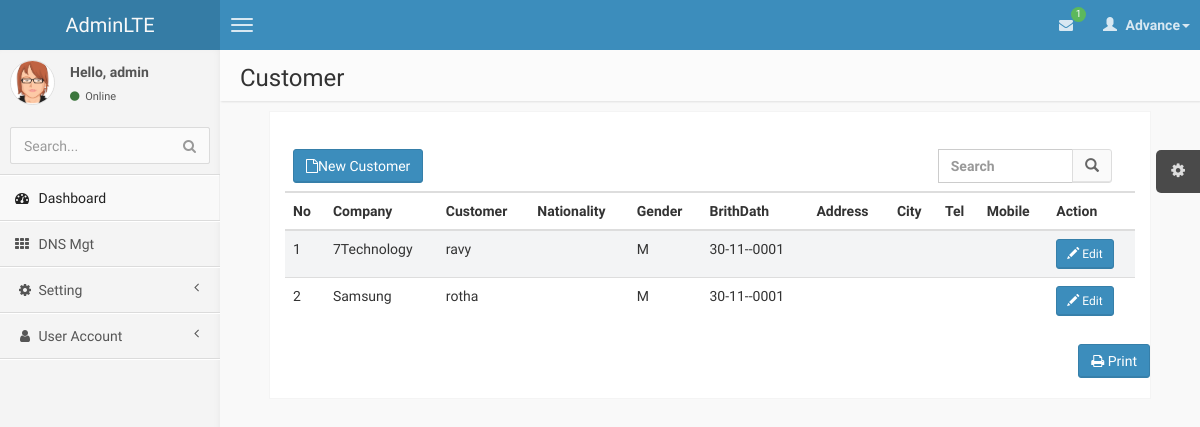
/Customer.php (signed in), run on an earlier commit of the app's database.
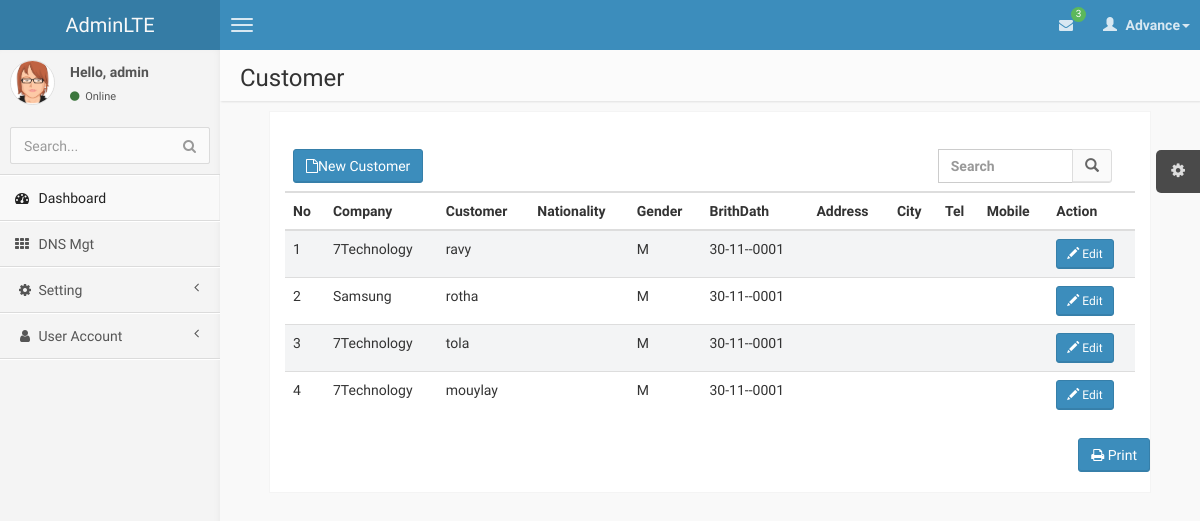
And on a later commit of the database.
### tables this page shows
CREATE TABLE `tbcustomer` (
  `CustomerID` text,
  `CompanyID` text,
  `memberTitle` text,
  `firstName` text,
  `lastName` text,
  `fullName` text,
  `nickName` text,
  `idType` text,
  `icpassportNo` text,
  `Nationality` text,
  `Gender` text,
  `Birthdate` datetime DEFAULT NULL,
  `MaritalStatus` text,
  `Address` text,
  `ZipCode` text,
  `PostalCode` text,
  `POBox` text,
  `City` text,
  `Country` text,
  `Tel1` text,
  `Fax` text,
  `Mobile` text,
  `eMail` text,
  `autono` int(11) DEFAULT NULL
);

CREATE TABLE `tblcompany` (
  `CompanyID` text,
  `CompanyName` text,
  `Description` text
);

### connectionclass/connect.php (called while the page is built, shortened)
<?php
class MyConnection
{
    	private $host = '174.136.57.160';
		private $username = 'www7tech_Pro';
		private $mylink;
		private $password = 'piseth123';
    function connect()
	{
		$this->mylink = mysql_connect($this->host,$this->username,$this->password) or die("Fail to Select Host");
		return $this->mylink;
	}
    function query($sql)
	{
		if (!empty($sql))
		{
			$this->result = mysql_query($sql,$this->mylink);
			return $this->result;
		}else
		{
			return false;
		}
    }
	function dbCountRows(&$result)
	{
		$numRows = @mysql_num_rows($result);
		if ( $numRows )
		{
			return $numRows;
		}
		else
		{
			return 0;
		}
	}
	function fetch($result=""){
                return mysql_fetch_object($result);
        }
 }
?>

### Customer.php (the view, shortened to what this page needs)
<?php include 'header.php';
?>
    <body class="skin-blue">
         <?php include 'nav.php';?>
            <?php include 'menu.php';?>
            <aside class="right-side">
                <section class="content-header">
                    <h1>
                        Customer
                    </h1>
                </section>
                  <section class="content invoice">
                    <div class="row">
                        <div class="col-xs-12">
                        </div>
                    </div>
                    <div class="row">
					 <div class="col-xs-12 table-responsive">
                            <table class="table table-striped">
                                <thead>
                                    <tr>
                      <th colspan="4">
							<a href="Customer-new.php">
							<button class="btn btn-primary" data-toggle="modal" data-target="#NewFloor"><i class="fa fa-file-o"></i>New Customer</button>
							</a>
					  </th>
					 <th colspan="10">
                      <div class="row">
                    <form class="navbar-form" role="search">
                      <div class="col-lg-5 pull-right">
                        <div class="input-group">
                          <input type="text" class="form-control" placeholder="Search" name="srch-normal" id="search.php?dnsname=name&srch-term">
                          <div class="input-group-btn">
                             <button class="btn btn-default" type="submit"><i class="glyphicon glyphicon-search"></i></button>
                          </div>
                        </div>
                       </div>
                       </form>
                     </div>
					  </th>
                            </tr>
                                </thead>
								<thead>
                                    <tr>
                                        <th>No</th>
										<th>Company</th>
                                        <th>Customer</th>
										<th>Nationality</th>
										<th>Gender</th>
                                        <th>BrithDath</th>
										<th>Address</th>
										<th>City</th>
										<th>Tel</th>
										<th>Mobile</th>
										<th>Action</th>
                                    </tr>
                                </thead>
                                <tbody>
                                    <?php
									$_slide1 = $db->query("CALL sp_Customer_Select_Company");
									$numrow=$db->dbCountRows($_slide1);
										$i = 1;
									if($numrow>0)
									{
										while($row=$db->fetch($_slide1)){
												$id=$row->CustomerID;
												$CompanyName=$row->CompanyName;
												$fullName = $row->fullName;
												$Nationality=$row->Nationality;
												$Gender=$row->Gender;
												$Birthdate=$row->Birthdate;
												$Address=$row->Address;
												$City=$row->City;
												$Tel1=$row->Tel1;
												$Mobile=$row->Mobile;
											echo'<tr class="gradeA">
														<td>'.$i++.'</td>
														<td>'.$CompanyName.'</td>
														<td>'.$fullName.'</td>
														<td>'.$Nationality.'</td>
														<td>'.$Gender.'</td>
														<td>'.date("d-m-Y", strtotime($Birthdate)).'</td>
														<td>'.$Address.'</td>
														<td>'.$City.'</td>
														<td>'.$Tel1.'</td>
														<td>'.$Mobile.'</td>
														<td>
														<a class="iframe" href="Customer-Update.php?id='.$id.'&fullName='.$fullName.'&Nationality='.$Nationality.'
														&Gender='.$Gender.'&Birthdate='.$Birthdate.'&Address='.$Address.'&City='.$City.'&Tel1='.$Tel1.'&Mobile='.$Mobile.'">
															<button class="btn btn-sm btn-primary">
																<i class="glyphicon glyphicon-pencil"></i>
																Edit
															</button>
                                                    		</a>
														</td>
												</tr>';
										}
									}
									else
										echo'<tr><td  colspan="7"><font color =Red>No Record Found.</font></td></tr>';
                                ?>
                                </tbody>
                            </table>
                        </div>
                    </div>
                    <div class="row">
                    <div class="row no-print">
                        <div class="col-xs-12">
                            <button class="btn btn-primary pull-right" onClick="window.print();"><i class="fa fa-print"></i> Print</button>
                        </div>
                    </div>
                </section>
            </aside>
        </div>
<?php include 'footer.php';?>

### header.php (shortened to what this page needs)
<?php
	include('connectionclass/connect.php');
	$db=new MyConnection();
	$U_Acc = $_SESSION['user'];
?>
<!DOCTYPE html>
<html>
    <head>
        <link href="//maxcdn.bootstrapcdn.com/bootstrap/3.2.0/css/bootstrap.min.css" rel="stylesheet" type="text/css" />
        <link href="//cdnjs.cloudflare.com/ajax/libs/font-awesome/4.1.0/css/font-awesome.min.css" rel="stylesheet" type="text/css" />
        <link href="//code.ionicframework.com/ionicons/1.5.2/css/ionicons.min.css" rel="stylesheet" type="text/css" />
        <link href="css/morris/morris.css" rel="stylesheet" type="text/css" />
        <link href="css/jvectormap/jquery-jvectormap-1.2.2.css" rel="stylesheet" type="text/css" />
        <link href="css/datepicker/datepicker3.css" rel="stylesheet" type="text/css" />
        <link href="css/daterangepicker/daterangepicker-bs3.css" rel="stylesheet" type="text/css" />
        <link href="css/bootstrap-wysihtml5/bootstrap3-wysihtml5.min.css" rel="stylesheet" type="text/css" />
        <link href="css/AdminLTE.css" rel="stylesheet" type="text/css" />
    </head>

### nav.php (shortened to what this page needs)
<header class="header">
           <a href="index.html" class="logo">
               AdminLTE
           </a>
           <nav class="navbar navbar-static-top" role="navigation">
               <a href="#" class="navbar-btn sidebar-toggle" data-toggle="offcanvas" role="button">
                   <span class="icon-bar"></span>
                   <span class="icon-bar"></span>
                   <span class="icon-bar"></span>
               </a>
               <div class="navbar-right">
                   <ul class="nav navbar-nav">
                       <li class="dropdown messages-menu">
                           <a href="#" class="dropdown-toggle" data-toggle="dropdown">
                               <i class="fa fa-envelope"></i>
                               <span class="label label-success">
                               	<?php
										$db->disconnect();
										$db->connect();
										$select2=$db->query("SELECT
										COUNT(tblcustomer_rent.Customer_RentID) as Total
									From tblcustomer_rent
									INNER JOIN tbcustomer ON tblcustomer_rent.CustomerID = tbcustomer.CustomerID
									INNER JOIN tblrentitem ON tblcustomer_rent.RentItemID = tblrentitem.RentItemID
									WHERE  DATEDIFF(Date(CONCAT(YEAR(NOW()),\"-\",MONTH(NOW()),\"-\",DAY(tblcustomer_rent.PayDate))),Date(Now()))<=5
									AND tblcustomer_rent.RentItemID NOT IN(SELECT RentItemID FROM customer_rent_pay WHERE Month(PayDate)=Month(NOW()) AND Year(PayDate)=Year(NOW()))
									AND Month(tblcustomer_rent.PayDate)<=Month(NOW()) AND Year(tblcustomer_rent.PayDate)<=Year(NOW());
									");
										$rowselect2=$db->dbCountRows($select2);
										if($rowselect2>0){
											$row=$db->fetch($select2);
											echo  $row->Total;
										}
										else
										{
											echo '0';
										}
										?>
                               </span>
                           </a>
                       </li>
                       <li class="dropdown user user-menu">
                           <a href="#" class="dropdown-toggle" data-toggle="dropdown">
                               <i class="glyphicon glyphicon-user"></i>
                               <span>Advance<i class="caret"></i></span>
                           </a>
                       </li>
                   </ul>
               </div>
           </nav>
       </header>
       <div class="wrapper row-offcanvas row-offcanvas-left">

### menu.php (shortened to what this page needs)
<aside class="left-side sidebar-offcanvas">
                <section class="sidebar">
                    <div class="user-panel">
                        <div class="pull-left image">
                            <img src="img/avatar3.png" class="img-circle" alt="User Image" />
                        </div>
                        <div class="pull-left info">
                            <p>Hello, <?php  echo $U_Acc; ?></p>
                            <a href="#"><i class="fa fa-circle text-success"></i> Online</a>
                        </div>
                    </div>
                    <form action="#" method="get" class="sidebar-form">
                        <div class="input-group">
                            <input type="text" name="q" class="form-control" placeholder="Search..."/>
                            <span class="input-group-btn">
                                <button type='submit' name='search' id='search-btn' class="btn btn-flat"><i class="fa fa-search"></i></button>
                            </span>
                        </div>
                    </form>
                    <ul class="sidebar-menu">
                        <li class="active">
                            <a href="index.php">
                                <i class="fa fa-dashboard"></i> <span>Dashboard</span>
                            </a>
                        </li>
                        <li>
                            <a href="dns.php">
                                <i class="fa fa-th"></i> <span>DNS Mgt</span>
                            </a>
                        </li>
						<?php
						if($_SESSION['Level']=='1'){
						echo'<li class="treeview">
                            <a href="#"><i class="fa fa-gear fa-fw"></i> <span>Setting</span>
							<i class="fa fa-angle-left pull-right"></i>
							</a>
									<ul class="treeview-menu">
										<li><a href="Company.php"><i class="fa fa-angle-double-right"></i> Company</a></li>
										<li><a href="Category.php"><i class="fa fa-angle-double-right"></i> Category</a></li>
										<li><a href="RentItem.php"><i class="fa fa-angle-double-right"></i> Rent Item</a></li>
										<li><a href="Customer.php"><i class="fa fa-angle-double-right"></i> Customer</a></li>
										<li><a href="Customer_Rent.php"><i class="fa fa-angle-double-right"></i> Customer Rent</a></li>
										<li><a href="Customer_Rent_Detail.php"><i class="fa fa-angle-double-right"></i> Customer Rent Detail</a></li>
									</ul>
                        </li>';
						}
						?>
						<li class="treeview">
                            <a href="userAccount.php">
                                <i class="fa fa-user fa-fw"></i> <span>User Account</span>
								<i class="fa fa-angle-left pull-right"></i>
                            </a>
						</li>
                    </ul>
                </section>
            </aside>

### footer.php (shortened to what this page needs)
    </body>
</html>

What changed in the data, as far as the page shows it:
added tbcustomer: CompanyID.CompanyName "7Technology", fullName "tola", Gender "M", Birthdate "30-11--0001"
added tbcustomer: CompanyID.CompanyName "7Technology", fullName "mouylay", Gender "M", Birthdate "30-11--0001"
Also different on the page:
$row->Total: "1" → "3"
